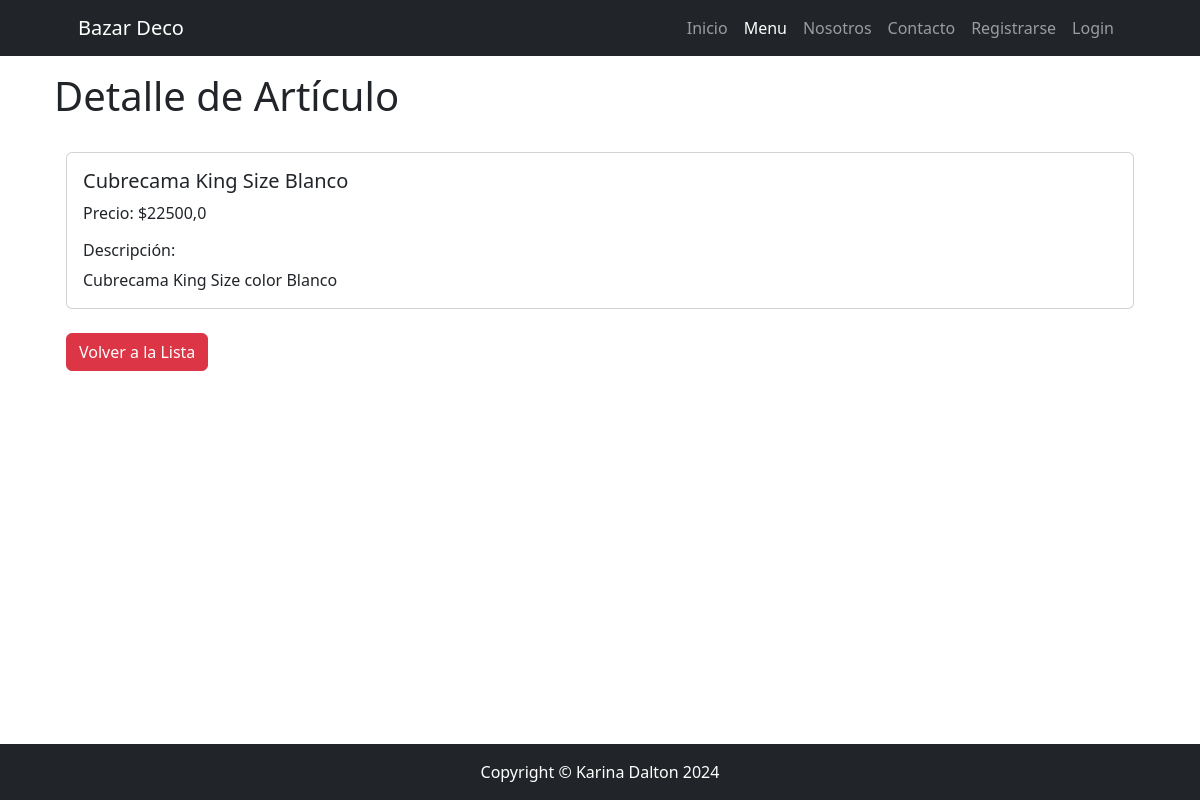
/catalogo/producto/detail/1/, run on the app's committed database.
### apps/catalogo/models.py (models this page shows, shortened)
class Producto(models.Model):
    nombre = models.CharField(max_length=150)
    categoria = models.ForeignKey(
        Categoria, null=True, blank=True, on_delete=models.SET_NULL)
    precio = models.FloatField()
    fecha_creacion = models.DateField(
        default=timezone.now, editable=False, verbose_name="fecha de creación")
    descripcion = models.TextField(
        null=True, blank=True, verbose_name="descripción")
    class Meta:
        verbose_name = "producto"
        verbose_name_plural = "productos"

### apps/catalogo/views.py (the view)
class ProductoDetail(DetailView):
    model = Producto

### apps/catalogo/templates/catalogo/producto_detail.html (shortened to what this page needs)
{% extends 'core/base.html' %}
{% block content_title %}
Detalle de Artículo
{% endblock content_title %}
{% block content %}
<div class="container">
    <div class="card mt-4">
        <div class="card-body">
            <h5 class="card-title">{{ object.nombre }}</h5>
            <p class="card-text">Precio: ${{ object.precio }}</p>
            <h6 class="card-title">Descripción:</h6>
            <p class="card-text">{{ object.descripcion }}</p>
        </div>
    </div>
    <div class="mt-4">
        <a href="{% url 'catalogo:producto_list' %}" class="btn btn-danger">Volver a la Lista</a>
    </div>
</div>
{% endblock content %}

### apps/core/templates/core/base.html (style rules this page uses)
body { margin-bottom: 70px; }

### data on the page
Producto: nombre "Cubrecama King Size Blanco", precio "22500,0", descripcion "Cubrecama King Size color Blanco"
